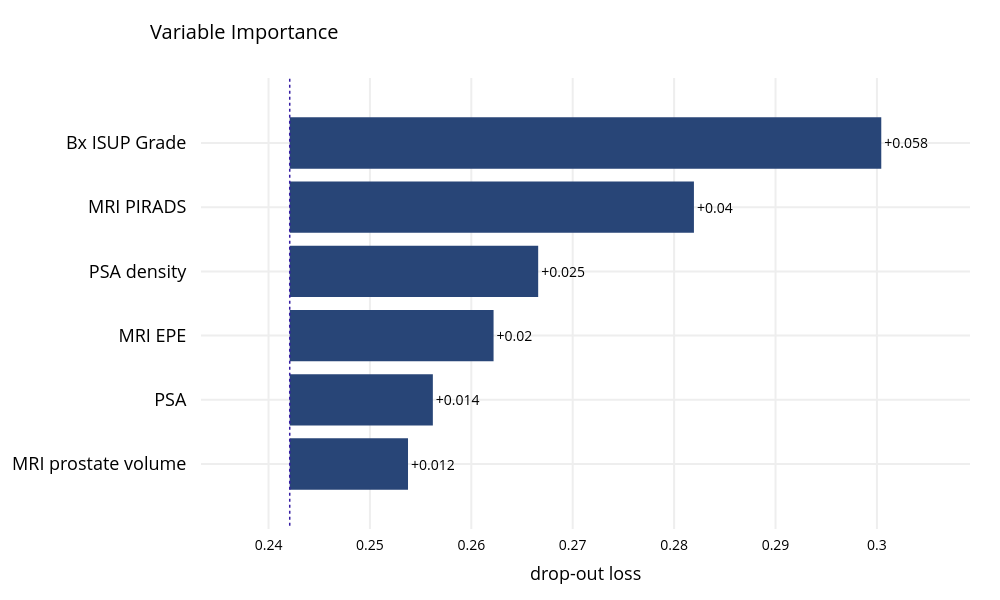
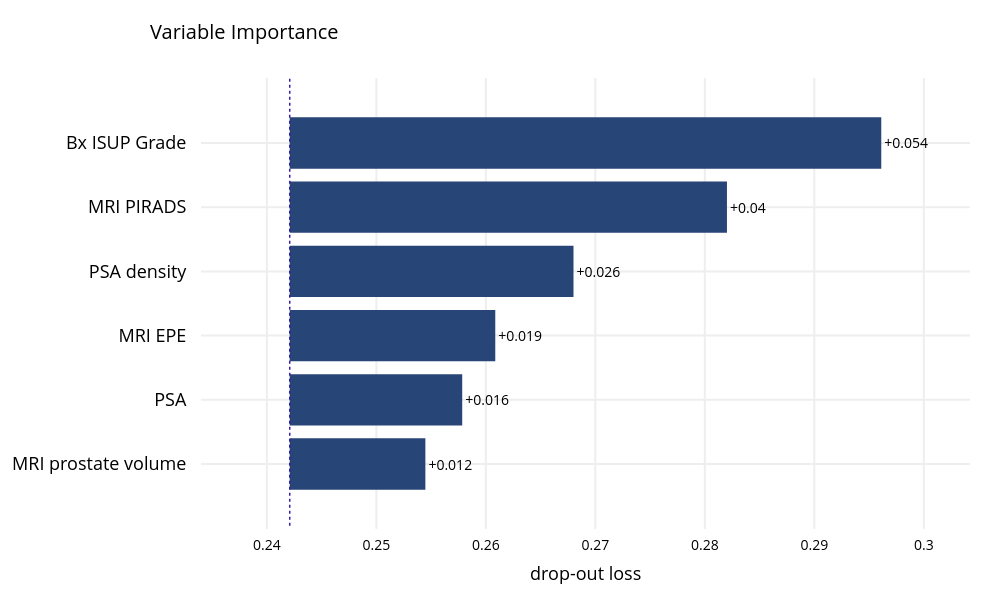

Notebook source saved alongside these figures, in order:
### Code cell
X_train = df_train[numerical_cols + categorical_cols]
y_train = df_train["RP EPE"]
X_test = df_test[numerical_cols + categorical_cols]
y_test = df_test["RP EPE"]


# param_grid = {
#     "classifier__learning_rate": [0.05, 0.1, 0.2],
#     "classifier__n_estimators": [200, 400, 800],
#     # "classifier__max_depth": [3, 6, 9],
#     # "classifier__subsample": [0.8, 0.9, 1.0],
#     # "classifier__colsample_bytree": [0.8, 0.9, 1.0],
#     # "classifier__gamma": [0, 0.1, 0.2],
# }

# def param_function(trial):
#     return {
#         "learning_rate": trial.suggest_float("learning_rate", 0.01, 0.3, log=True),
        
#         "n_estimators": trial.suggest_int("n_estimators", 200, 1000, step=100),
#         "max_depth": trial.suggest_int("max_depth", 3, 10),
        
#         "subsample": trial.suggest_float("subsample", 0.5, 1.0),
#         "colsample_bytree": trial.suggest_float("colsample_bytree", 0.5, 1.0),
        
#         "gamma": trial.suggest_float("gamma", 0.0, 1.0),
#     }

def param_function(trial):
    return {
        "n_estimators": trial.suggest_int("n_estimators", 200, 1000, step=100),
        "max_depth": trial.suggest_int("max_depth", 3, 10),
        
        "min_child_weight": trial.suggest_int("min_child_weight", 1, 10),
        
        "learning_rate": trial.suggest_float("learning_rate", 1e-3, 0.3, log=True),
        
        "subsample": trial.suggest_float("subsample", 0.5, 1.0),
        "colsample_bytree": trial.suggest_float("colsample_bytree", 0.5, 1.0),
        
        "gamma": trial.suggest_float("gamma", 0.0, 5.0), 
        
        "reg_alpha": trial.suggest_float("reg_alpha", 1e-5, 10.0, log=True),
        
        "reg_lambda": trial.suggest_float("reg_lambda", 1e-5, 10.0, log=True),
    }

model = XGBClassifier(random_state=2)

train_res = train_model(
    model,
    X_train,
    y_train,
    numerical_cols,
    categorical_cols,
    n_folds=5,
    tune_params=True,
    param_function=param_function,
    tuning_scoring="roc_auc",
    tuning_direction="maximize",
    tuning_test_size=0.2,
)

untrained_model = model.set_params(**train_res.best_params)

print("Results on the training set:\n")
plot_roc(train_res.fp_rate, train_res.tp_rate, train_res.roc_auc)
plot_confusion_matrix(train_res.y_true, train_res.y_pred)
plot_feature_importance(train_res.pipeline, X_train, y_train, title="Feature Importance for EPE RP Prediction")
plot_discrimination_threshold(untrained_model, X_train, y_train)

eval_res = evaluate_model(
    train_res.fully_trained_pipeline,
    X_test,
    y_test
)

untrained_model = model.set_params(**train_res.best_params)

print("Results on the test set:\n")
plot_roc(eval_res.fp_rate, eval_res.tp_rate, eval_res.roc_auc)
plot_confusion_matrix(eval_res.y_true, eval_res.y_pred)
plot_feature_importance(train_res.pipeline, X_train, y_train, title="Feature Importance for EPE RP Prediction")
plot_discrimination_threshold(untrained_model, X_train, y_train)

### Figure 1 — Plotly figure (JSON) as saved in the notebook; plotly's stock layout.template omitted (floating-point values rounded to 4 significant figures)
{"data": [{"base": 0.2421, "hoverinfo": "text", "hoverlabel": {"bgcolor": "rgba(0,0,0,0.8)"}, "hovertext": ["Model: XGBClassifier loss after<br>variable: Bx ISUP Grade is permuted: 0.3<br>Drop-out loss change: +0.058", "Model: XGBClassifier loss after<br>variable: MRI PIRADS is permuted: 0.282<br>Drop-out loss change: +0.04", "Model: XGBClassifier loss after<br>variable: PSA density is permuted: 0.267<br>Drop-out loss change: +0.025", "Model: XGBClassifier loss after<br>variable: MRI EPE is permuted: 0.262<br>Drop-out loss change: +0.02", "Model: XGBClassifier loss after<br>variable: PSA is permuted: 0.256<br>Drop-out loss change: +0.014", "Model: XGBClassifier loss after<br>variable: MRI prostate volume is permuted: 0.254<br>Drop-out loss change: +0.012"], "marker": {"color": "#284577"}, "orientation": "h", "showlegend": false, "text": ["+0.058", "+0.04", "+0.025", "+0.02", "+0.014", "+0.012"], "textposition": "outside", "type": "bar", "x": [0.05834, 0.03986, 0.0245, 0.0201, 0.01412, 0.01167], "xaxis": "x", "y": ["Bx ISUP Grade", "MRI PIRADS", "PSA density", "MRI EPE", "PSA", "MRI prostate volume"], "yaxis": "y"}], "layout": {"annotations": [{"font": {"size": 18}, "showarrow": false, "text": "", "x": 0.5, "xanchor": "center", "xref": "paper", "y": 1, "yanchor": "bottom", "yref": "paper"}, {"font": {"size": 18}, "showarrow": false, "text": "drop-out loss", "x": 0.5, "xanchor": "center", "xref": "paper", "y": 0, "yanchor": "top", "yref": "paper", "yshift": -30}], "font": {"color": "black", "size": 14}, "height": 600, "margin": {"b": 71, "r": 30, "t": 78}, "shapes": [{"line": {"color": "#371ea3", "dash": "dot", "width": 1.5}, "type": "line", "x0": 0.2421, "x1": 0.2421, "xref": "x", "y0": -1, "y1": 6, "yref": "y"}], "title": {"text": "Variable Importance", "x": 0.15}, "width": 1000, "xaxis": {"anchor": "y", "automargin": true, "domain": [0, 1], "fixedrange": true, "gridwidth": 2, "range": [0.2333, 0.3092], "tickcolor": "white", "ticklen": 3, "ticks": "outside", "type": "linear", "zeroline": false}, "yaxis": {"anchor": "x", "automargin": true, "autorange": "reversed", "domain": [0, 1], "fixedrange": true, "gridwidth": 2, "tickcolor": "white", "tickfont": {"size": 18}, "ticklen": 10, "ticks": "outside", "type": "category"}}}

### Figure 2 — Plotly figure (JSON) as saved in the notebook; plotly's stock layout.template omitted (floating-point values rounded to 4 significant figures)
{"data": [{"base": 0.2421, "hoverinfo": "text", "hoverlabel": {"bgcolor": "rgba(0,0,0,0.8)"}, "hovertext": ["Model: XGBClassifier loss after<br>variable: Bx ISUP Grade is permuted: 0.296<br>Drop-out loss change: +0.054", "Model: XGBClassifier loss after<br>variable: MRI PIRADS is permuted: 0.282<br>Drop-out loss change: +0.04", "Model: XGBClassifier loss after<br>variable: PSA density is permuted: 0.268<br>Drop-out loss change: +0.026", "Model: XGBClassifier loss after<br>variable: MRI EPE is permuted: 0.261<br>Drop-out loss change: +0.019", "Model: XGBClassifier loss after<br>variable: PSA is permuted: 0.258<br>Drop-out loss change: +0.016", "Model: XGBClassifier loss after<br>variable: MRI prostate volume is permuted: 0.254<br>Drop-out loss change: +0.012"], "marker": {"color": "#284577"}, "orientation": "h", "showlegend": false, "text": ["+0.054", "+0.04", "+0.026", "+0.019", "+0.016", "+0.012"], "textposition": "outside", "type": "bar", "x": [0.05403, 0.03993, 0.02592, 0.01877, 0.01575, 0.01239], "xaxis": "x", "y": ["Bx ISUP Grade", "MRI PIRADS", "PSA density", "MRI EPE", "PSA", "MRI prostate volume"], "yaxis": "y"}], "layout": {"annotations": [{"font": {"size": 18}, "showarrow": false, "text": "", "x": 0.5, "xanchor": "center", "xref": "paper", "y": 1, "yanchor": "bottom", "yref": "paper"}, {"font": {"size": 18}, "showarrow": false, "text": "drop-out loss", "x": 0.5, "xanchor": "center", "xref": "paper", "y": 0, "yanchor": "top", "yref": "paper", "yshift": -30}], "font": {"color": "black", "size": 14}, "height": 600, "margin": {"b": 71, "r": 30, "t": 78}, "shapes": [{"line": {"color": "#371ea3", "dash": "dot", "width": 1.5}, "type": "line", "x0": 0.2421, "x1": 0.2421, "xref": "x", "y0": -1, "y1": 6, "yref": "y"}], "title": {"text": "Variable Importance", "x": 0.15}, "width": 1000, "xaxis": {"anchor": "y", "automargin": true, "domain": [0, 1], "fixedrange": true, "gridwidth": 2, "range": [0.234, 0.3042], "tickcolor": "white", "ticklen": 3, "ticks": "outside", "type": "linear", "zeroline": false}, "yaxis": {"anchor": "x", "automargin": true, "autorange": "reversed", "domain": [0, 1], "fixedrange": true, "gridwidth": 2, "tickcolor": "white", "tickfont": {"size": 18}, "ticklen": 10, "ticks": "outside", "type": "category"}}}
